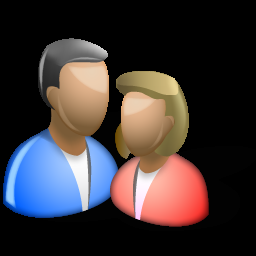
%> input picture clp.png, 256 x 256 px
$ octave m9_3_22.m   (GNU Octave 9; MATLAB toolbox functions it lacks are replaced by stand-ins)
%> lines starting %> are read from the running program, lines starting %| are printed output that depends on the picture
a1=imread('clp.png');
%> a1 is the input picture: size 256x256x3 uint8; mean R, G, B 60.1, 52.5, 54.4
a=rgb2gray(a1);
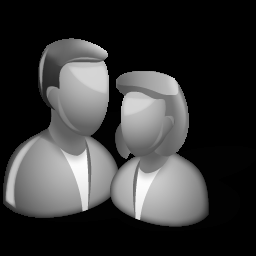
%> a: size 256x256 uint8; min 0, max 252, mean 55
subplot(2,3,1);
imshow(a);
h1=fspecial('laplacian');
b=imfilter(a,h1);
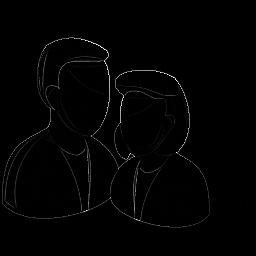
%> b: size 256x256 uint8; min 0, max 255, mean 2.5
subplot(2,3,2);
imshow(b);
c=imcomplement(b);
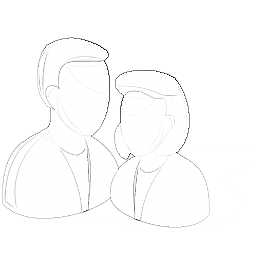
%> c: size 256x256 uint8; min 0, max 255, mean 252.5
subplot(2,3,3);
imshow(c);
h2=fspecial('laplacian');
d=imfilter(c,h2);
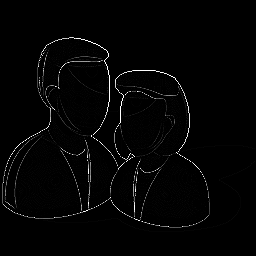
%> d: size 256x256 uint8; min 0, max 255, mean 4.2
subplot(2,3,4);
imshow(d);
e=c-d;
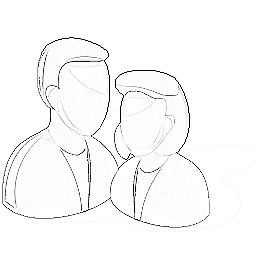
%> e: size 256x256 uint8; min 0, max 255, mean 249.3
subplot(2,3,5);
imshow(e);
